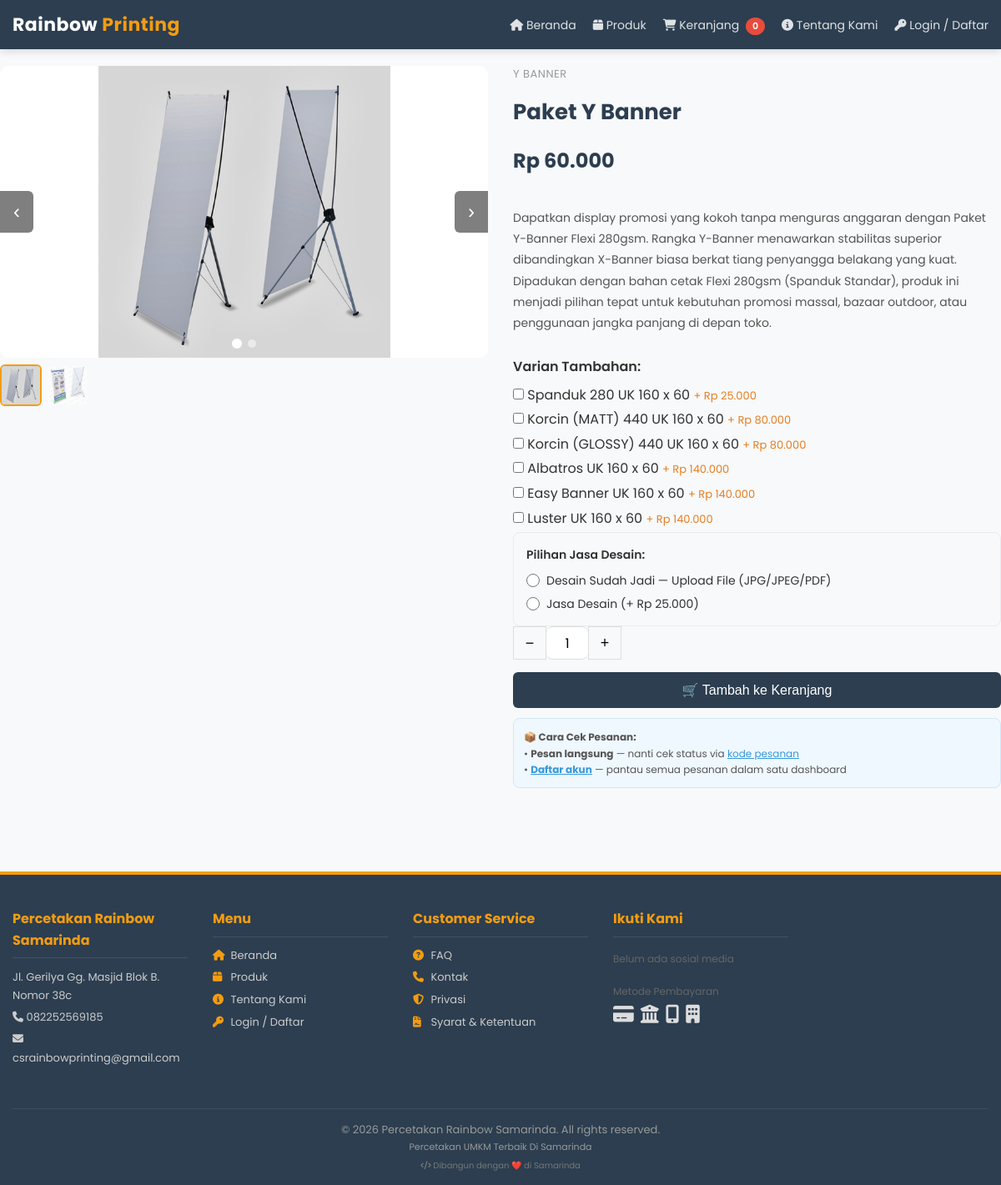
/product.php?slug=aket----anner, run on the app's committed database.
### tables this page shows
CREATE TABLE product_images (
        id INTEGER PRIMARY KEY AUTOINCREMENT,
        product_id INTEGER NOT NULL,
        image TEXT NOT NULL,
        sort_order INTEGER DEFAULT 0,
        FOREIGN KEY (product_id) REFERENCES products(id) ON DELETE CASCADE
    );

CREATE TABLE products (
        id INTEGER PRIMARY KEY AUTOINCREMENT,
        name TEXT NOT NULL,
        slug TEXT UNIQUE NOT NULL,
        description TEXT,
        price REAL NOT NULL,
        category TEXT,
        image TEXT,
        stock INTEGER DEFAULT 0,
        created_at DATETIME DEFAULT CURRENT_TIMESTAMP
    , custom_size INTEGER DEFAULT 0, price_per_m2 REAL DEFAULT 0, size_unit TEXT DEFAULT 'none', updated_at DATETIME DEFAULT NULL);

CREATE TABLE product_variants (
            id INTEGER PRIMARY KEY AUTOINCREMENT,
            product_id INTEGER NOT NULL,
            name TEXT NOT NULL,
            price REAL DEFAULT 0,
            is_active INTEGER DEFAULT 1,
            FOREIGN KEY (product_id) REFERENCES products(id) ON DELETE CASCADE
        );

CREATE TABLE settings (
        key TEXT PRIMARY KEY,
        value TEXT
    );

### includes/functions.php (called while the page is built, shortened)
<?php
if (!function_exists('formatRupiah')) {
    function formatRupiah($amount) {
        $amount = is_numeric($amount) ? $amount : 0;
        return 'Rp ' . number_format($amount, 0, ',', '.');
    }
}
if (!function_exists('getSetting')) {
    function getSetting($key) {
        global $db;
        try {
            $stmt = $db->prepare("SELECT value FROM settings WHERE key = ?");
            $stmt->execute([$key]);
            $row = $stmt->fetch();
            return $row ? $row['value'] : null;
        } catch (Exception $e) {
            return null;
        }
    }
}
if (!function_exists('getProductImages')) {
    function getProductImages($productId) {
        global $db;
        $stmt = $db->prepare("SELECT * FROM product_images WHERE product_id=? ORDER BY sort_order, id");
        $stmt->execute([$productId]);
        return $stmt->fetchAll();
    }
    function getProductVariants($productId) {
        global $db;
        $stmt = $db->prepare("SELECT * FROM product_variants WHERE product_id=? AND is_active=1 ORDER BY id");
        $stmt->execute([$productId]);
        return $stmt->fetchAll();
    }
}

### product.php (the view, shortened to what this page needs)
<?php
require_once __DIR__ . '/config.php';
$slug = $_GET['slug'] ?? '';
$stmt = $db->prepare("SELECT * FROM products WHERE slug = ?");
$stmt->execute([$slug]);
$product = $stmt->fetch();
$productImages = getProductImages($product['id']);
$variants = getProductVariants($product['id']);
$categoryIcons = [
    'Brosur' => '📄',
    'Kartu Nama' => '🪪',
    'Banner' => '🖼️',
    'Sticker' => '🏷️',
    'Undangan' => '💌',
    'Foto' => '📸',
    'Desain' => '🎨',
    'Kalender' => '📅'
];
$categoryIcon = $categoryIcons[$product['category']] ?? '📄';
include 'includes/header.php';
?>
<div class="product-detail">
    <div class="product-gallery">
        <?php if (!empty($productImages)): ?>
        <div class="slider-container">
            <div class="slider-track" id="slider-track">
                <?php foreach ($productImages as $pi): ?>
                <div class="slider-slide">
                    <img src="/uploads/<?= htmlspecialchars($pi['image'], ENT_QUOTES) ?>"
                         alt="<?= htmlspecialchars($product['name'], ENT_QUOTES) ?>"
                         loading="lazy">
                </div>
                <?php endforeach; ?>
            </div>
            <?php if (count($productImages) > 1): ?>
            <button class="slider-btn slider-prev" onclick="slideGallery(-1)" aria-label="Previous">&#8249;</button>
            <button class="slider-btn slider-next" onclick="slideGallery(1)" aria-label="Next">&#8250;</button>
            <div class="slider-dots">
                <?php foreach ($productImages as $i => $pi): ?>
                <span class="slider-dot <?= $i === 0 ? 'active' : '' ?>" onclick="goToSlide(<?= $i ?>)"></span>
                <?php endforeach; ?>
            </div>
            <?php endif; ?>
        </div>
        <?php if (count($productImages) > 1): ?>
        <div class="slider-thumbs">
            <?php foreach ($productImages as $i => $pi): ?>
            <img src="/uploads/<?= htmlspecialchars($pi['image'], ENT_QUOTES) ?>"
                 class="slider-thumb <?= $i === 0 ? 'active' : '' ?>"
                 onclick="goToSlide(<?= $i ?>)"
                 alt="Thumbnail <?= $i+1 ?>"
                 loading="lazy">
            <?php endforeach; ?>
        </div>
        <?php endif; ?>
        <?php else: ?>
        <div class="slider-container" style="background:#e0e0e0;height:350px;display:flex;align-items:center;justify-content:center;font-size:80px;border-radius:10px;">
            <?= $categoryIcon ?>
        </div>
        <?php endif; ?>
    </div>
    <div class="product-detail-info">
        <span class="product-category"><?= htmlspecialchars($product['category'], ENT_QUOTES) ?></span>
        <h1><?= htmlspecialchars($product['name'], ENT_QUOTES) ?></h1>
        <?php
        $sizeUnit = $product['size_unit'] ?? 'none';
        ?>
        <p class="product-price" id="display-price">
        </p>
        <p class="product-description"><?= nl2br(htmlspecialchars($product['description'], ENT_QUOTES)) ?></p>
        <form class="add-to-cart-form" method="POST"
              data-id="<?= $product['id'] ?>"
              data-name="<?= htmlspecialchars($product['name'], ENT_QUOTES) ?>"
              data-price="<?= $product['price'] ?>"
              data-custom="<?= $sizeUnit !== 'none' ? 1 : 0 ?>"
              data-size-unit="<?= $sizeUnit ?>">
            <?php if (!empty($variants)): ?>
            <div class="variant-options">
                <label style="font-weight:600;margin-bottom:8px;display:block;">Varian Tambahan:</label>
                <?php foreach ($variants as $v): ?>
                <div style="margin-bottom:4px;">
                    <label>
                        <input type="checkbox" class="variant-checkbox" value="<?= $v['id'] ?>"
                               data-vname="<?= htmlspecialchars($v['name'], ENT_QUOTES) ?>"
                               data-vprice="<?= $v['price'] ?>" onchange="calcPrice()">
                        <?= htmlspecialchars($v['name']) ?>
                        <span style="color:#e67e22;font-size:13px;">+ <?= formatRupiah($v['price']) ?></span>
                    </label>
                </div>
                <?php endforeach; ?>
            </div>
            <?php endif; ?>
            <div class="design-service-options">
                <label style="font-weight:600;margin-bottom:8px;display:block;">Pilihan Jasa Desain:</label>
                <div style="margin-bottom:6px;">
                    <label>
                        <input type="radio" name="design_service" value="upload" onchange="toggleDesignService()">
                        Desain Sudah Jadi — Upload File (JPG/JPEG/PDF)
                    </label>
                </div>
                <div>
                    <label>
                        <input type="radio" name="design_service" value="jasa" onchange="toggleDesignService()">
                        Jasa Desain (+ Rp 25.000)
                    </label>
                </div>
            </div>
            <div class="qty-control">
                <button type="button" onclick="qtyChange(-1)">−</button>
                <input type="number" name="qty" value="1" min="1" max="999" id="qty-input">
                <button type="button" onclick="qtyChange(1)">+</button>
            </div>
            <button type="submit" class="btn btn-primary btn-lg">🛒 Tambah ke Keranjang</button>
        </form>
        <div style="padding:12px;background:#f0f8ff;border:1px solid #d0e8f8;border-radius:8px;font-size:12px;color:#555;line-height:1.6;">
            <strong>📦 Cara Cek Pesanan:</strong><br>
            • <strong>Pesan langsung</strong> — nanti cek status via <a href="/cek-pesanan.php" style="text-decoration:underline;">kode pesanan</a><br>
            • <strong><a href="/register.php" style="text-decoration:underline;">Daftar akun</a></strong> — pantau semua pesanan dalam satu dashboard
        </div>
    </div>
</div>
<?php include 'includes/footer.php'; ?>

### includes/footer.php (shortened to what this page needs)
<?php
$footerText = getSetting('footer_text') ?: '';
$storeName = getSetting('store_name') ?: SITE_NAME;
$storeAddress = getSetting('store_address') ?: '';
$storePhone = getSetting('store_phone') ?: '';
$adminEmail = getSetting('admin_email') ?: '';
$whatsappNumber = getSetting('whatsapp_number') ?: '';
?>
</div>
<footer class="footer">
    <div class="container">
        <div class="footer-column">
            <h4><?= htmlspecialchars($storeName) ?></h4>
            <p><?= nl2br(htmlspecialchars($storeAddress)) ?></p>
            <?php if ($storePhone): ?>
                <p><i class="fas fa-phone"></i> <?= htmlspecialchars($storePhone) ?></p>
            <?php endif; ?>
            <?php if ($adminEmail): ?>
                <p><i class="fas fa-envelope"></i> <?= htmlspecialchars($adminEmail) ?></p>
            <?php endif; ?>
        </div>
        <div class="footer-column">
            <h4>Menu</h4>
            <ul>
                <li><a href="/"><i class="fas fa-home"></i> Beranda</a></li>
                <li><a href="/products.php"><i class="fas fa-box"></i> Produk</a></li>
                <li><a href="/tentang-kami.php"><i class="fas fa-info-circle"></i> Tentang Kami</a></li>
                <?php if (isset($_SESSION['customer_id']) && $_SESSION['customer_id'] > 0): ?>
                    <li><a href="/customer/dashboard.php"><i class="fas fa-user"></i> Dashboard</a></li>
                <?php else: ?>
                    <li><a href="/login.php"><i class="fas fa-key"></i> Login / Daftar</a></li>
                <?php endif; ?>
            </ul>
        </div>
        <div class="footer-column">
            <h4>Customer Service</h4>
            <ul>
                <li><a href="/faq.php"><i class="fas fa-question-circle"></i> FAQ</a></li>
                <li><a href="/tentang-kami.php#kontak"><i class="fas fa-phone"></i> Kontak</a></li>
                <li><a href="/privacy-policy.php"><i class="fas fa-shield-alt"></i> Privasi</a></li>
                <li><a href="/terms-of-service.php"><i class="fas fa-file-contract"></i> Syarat & Ketentuan</a></li>
            </ul>
        </div>
        <?php $socialLinksExist = getSetting('facebook_url') || getSetting('instagram_url') || getSetting('youtube_url') || $whatsappNumber; ?>
        <div class="footer-column">
            <h4>Ikuti Kami</h4>
            <div class="social-links">
                <?php if (!$socialLinksExist): ?>
                    <p style="font-size:12px;color:#666;">Belum ada sosial media</p>
                <?php endif; ?>
            </div>
            <div style="margin-top:15px;">
                <p style="font-size:12px;color:#666;margin-bottom:6px;">Metode Pembayaran</p>
                <div class="payment-icons">
                    <i class="fas fa-credit-card" title="Kartu Kredit"></i>
                    <i class="fas fa-university" title="Transfer Bank"></i>
                    <i class="fas fa-mobile-alt" title="QRIS"></i>
                    <i class="fas fa-building" title="COD"></i>
                </div>
            </div>
        </div>
        <div class="footer-bottom">
            <p>
                &copy; <?= date('Y') ?> <?= htmlspecialchars($storeName) ?>. All rights reserved.
                <?php if ($footerText): ?>
                    <br><span style="font-size:11px;"><?= nl2br(htmlspecialchars($footerText)) ?></span>
                <?php endif; ?>
            </p>
            <p style="font-size:10px;color:#777;margin-top:4px;">
                <i class="fas fa-code"></i> Dibangun dengan ❤️ di Samarinda
            </p>
        </div>
    </div>
</footer>
</body>
</html>

### includes/header.php (style rules this page uses)
* { margin: 0; padding: 0; box-sizing: border-box; }
body { font-family: 'Poppins', sans-serif; background: #f8f9fa; display: flex; flex-direction: column; min-height: 100vh; }
.container { max-width: 1200px; margin: 0 auto; padding: 0 15px; }
.footer { background: #2c3e50; color: #fff; padding: 30px 0 15px; margin-top: auto; border-top: 4px solid #f39c12; }
.footer a { color: #f39c12; text-decoration: none; }
.footer .container { display: grid; grid-template-columns: repeat(auto-fit, minmax(200px, 1fr)); gap: 20px; }
.footer h4 { margin-bottom: 10px; color: #f39c12; font-size: 16px; }
.footer ul { list-style: none; padding: 0; }
.footer ul li { margin-bottom: 6px; }
.footer ul li a { color: #ccc; font-size: 13px; transition: color 0.3s; }
.footer-bottom { grid-column: 1 / -1; text-align: center; padding-top: 15px; border-top: 1px solid rgba(255,255,255,0.08); font-size: 12px; color: #999; }

### product.php (style rules this page uses)
.product-detail { display: grid; grid-template-columns: 1fr 1fr; gap: 30px; margin-bottom: 40px; }
.product-gallery { position: relative; }
.slider-container { position: relative; overflow: hidden; border-radius: 10px; background: #f8f9fa; }
.slider-track { display: flex; transition: transform 0.4s ease; }
.slider-slide { min-width: 100%; }
.slider-slide img { width: 100%; height: 350px; object-fit: contain; display: block; background: #fff; }
.slider-btn { position: absolute; top: 50%; transform: translateY(-50%); background: rgba(0,0,0,0.5); color: #fff; border: none; width: 40px; height: 50px; font-size: 24px; cursor: pointer; transition: background 0.3s; z-index: 10; display: flex; align-items: center; justify-content: center; }
.slider-prev { left: 0; border-radius: 0 6px 6px 0; }
.slider-next { right: 0; border-radius: 6px 0 0 6px; }
.slider-dots { position: absolute; bottom: 12px; left: 50%; transform: translateX(-50%); display: flex; gap: 8px; z-index: 10; }
.slider-dot { width: 10px; height: 10px; border-radius: 50%; background: rgba(255,255,255,0.5); cursor: pointer; transition: all 0.3s; }
.slider-dot.active { background: #fff; transform: scale(1.2); }
.slider-thumbs { display: flex; gap: 6px; margin-top: 8px; flex-wrap: wrap; }
.slider-thumb { width: 50px; height: 50px; object-fit: cover; border-radius: 6px; cursor: pointer; border: 2px solid transparent; transition: all 0.3s; opacity: 0.6; }
.slider-thumb.active, .slider-thumb:hover { opacity: 1; border-color: #f39c12; }
.product-detail-info { display: flex; flex-direction: column; gap: 12px; }
.product-detail-info .product-category { font-size: 13px; color: #999; text-transform: uppercase; letter-spacing: 0.5px; }
.product-detail-info h1 { font-size: 26px; color: #2c3e50; margin: 0; }
.product-detail-info .product-price { font-size: 24px; font-weight: 700; color: #2c3e50; }
.product-detail-info .product-description { color: #555; line-height: 1.8; font-size: 14px; }
.design-service-options { background: #f8f9fa; padding: 15px; border-radius: 8px; border: 1px solid #e9ecef; }
.design-service-options label { display: flex; align-items: center; gap: 8px; cursor: pointer; font-weight: normal; font-size: 14px; }
.design-service-options input[type="radio"] { width: 16px; height: 16px; accent-color: #f39c12; }
.qty-control { display: flex; align-items: center; gap: 0; }
.qty-control button { width: 40px; height: 40px; border: 1px solid #ddd; background: #f8f9fa; font-size: 18px; cursor: pointer; transition: all 0.2s; display: flex; align-items: center; justify-content: center; }
.qty-control input { width: 50px; height: 40px; text-align: center; border: 1px solid #ddd; border-left: none; border-right: none; font-size: 16px; -moz-appearance: textfield; }
.btn { display: inline-block; padding: 10px 24px; border-radius: 6px; font-size: 14px; text-decoration: none; border: none; cursor: pointer; transition: all 0.3s; }
.btn-primary { background: #2c3e50; color: #fff; }
.btn-lg { padding: 12px 30px; font-size: 16px; width: 100%; text-align: center; }

### data on the page
product_images: image (picture)
product_images: image (picture)
products: category "Y BANNER", name "Paket Y Banner", description "Dapatkan display promosi yang kokoh tanpa menguras anggaran dengan Paket Y-Banner Flexi 280gsm. Rangka Y-Banner menawarkan stabilitas superior dibandingkan X-Banner biasa berkat tiang penyangga belakang yang kuat. Dipadukan dengan bahan cetak Flexi 280gsm (Spanduk Standar), produk ini menjadi pilihan tepat untuk kebutuhan promosi massal, bazaar outdoor, atau penggunaan jangka panjang di depan toko."
product_variants: name "Spanduk 280 UK 160 x 60", price "Rp 25.000"
product_variants: name "Korcin (MATT) 440 UK 160 x 60", price "Rp 80.000"
product_variants: name "Korcin (GLOSSY) 440 UK 160 x 60", price "Rp 80.000"
product_variants: name "Albatros UK 160 x 60", price "Rp 140.000"
product_variants: name "Easy Banner UK 160 x 60", price "Rp 140.000"
product_variants: name "Luster UK 160 x 60", price "Rp 140.000"
settings: value "Percetakan Rainbow Samarinda"
settings: value "Jl. Gerilya Gg. Masjid Blok B. Nomor 38c"
settings: value "082252569185"
settings: value "csrainbowprinting@gmail.com"
settings: value "Percetakan UMKM Terbaik Di Samarinda"
